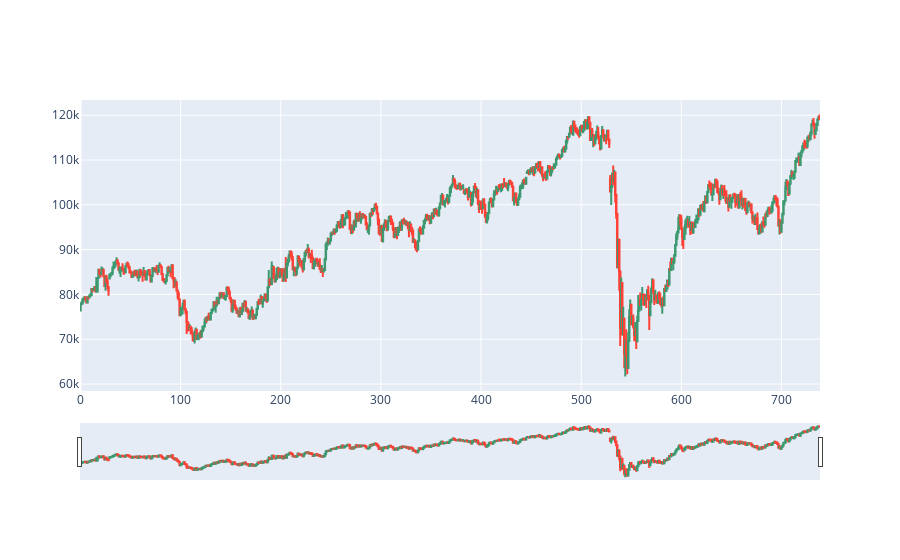

Notebook code cell kept with this figure:
### Code cell
plotCandleStick(df)

### Figure 1 — Plotly figure (JSON) as saved in the notebook; plotly's stock layout.template omitted (floating-point values rounded to 4 significant figures; data arrays with more than 128 entries replaced by an {"elided": "..."} marker saying what was removed)
{"data": [{"close": {"elided": "739 int values"}, "high": {"elided": "739 int values"}, "low": {"elided": "739 int values"}, "name": "ticket", "open": {"elided": "739 int values"}, "showlegend": false, "type": "candlestick", "x": {"elided": "739 int values"}}], "layout": {}}
